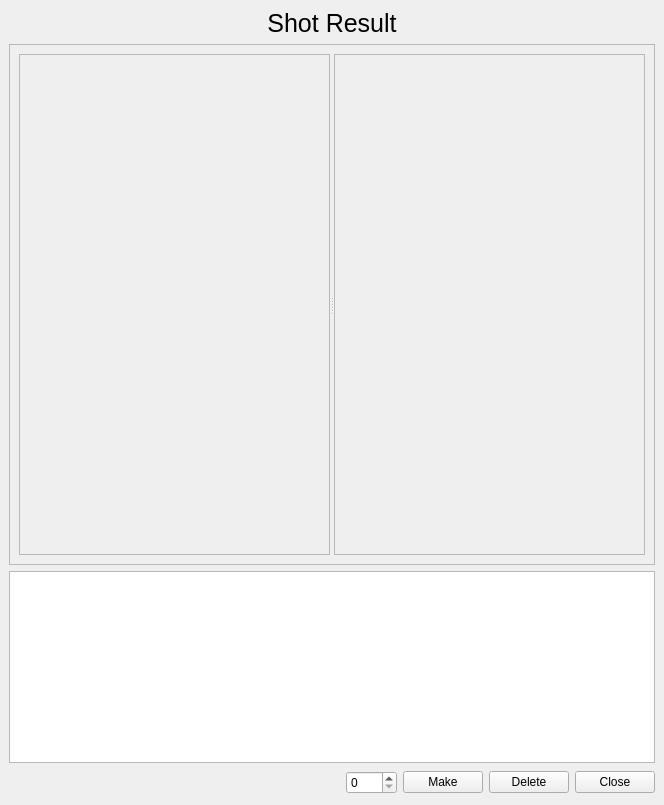
<ui version="4.0" >
 <class>MainWindow</class>
 <widget class="QMainWindow" name="MainWindow" >
  <property name="geometry" >
   <rect>
    <x>0</x>
    <y>0</y>
    <width>664</width>
    <height>805</height>
   </rect>
  </property>
  <property name="windowTitle" >
   <string>MainWindow</string>
  </property>
  <widget class="QWidget" name="centralwidget" >
   <layout class="QGridLayout" >
    <item row="0" column="0" colspan="5" >
     <widget class="QLabel" name="label_4" >
      <property name="sizePolicy" >
       <sizepolicy vsizetype="Fixed" hsizetype="Preferred" >
        <horstretch>0</horstretch>
        <verstretch>0</verstretch>
       </sizepolicy>
      </property>
      <property name="font" >
       <font>
        <pointsize>19</pointsize>
       </font>
      </property>
      <property name="text" >
       <string>Shot Result</string>
      </property>
      <property name="alignment" >
       <set>Qt::AlignCenter</set>
      </property>
     </widget>
    </item>
    <item row="1" column="0" colspan="5" >
     <widget class="QFrame" name="frame" >
      <property name="frameShape" >
       <enum>QFrame::StyledPanel</enum>
      </property>
      <property name="frameShadow" >
       <enum>QFrame::Raised</enum>
      </property>
      <layout class="QGridLayout" >
       <item row="0" column="0" >
        <widget class="QSplitter" name="splitter_2" >
         <property name="orientation" >
          <enum>Qt::Horizontal</enum>
         </property>
         <widget class="QLabel" name="label" >
          <property name="sizePolicy" >
           <sizepolicy vsizetype="Expanding" hsizetype="Expanding" >
            <horstretch>0</horstretch>
            <verstretch>0</verstretch>
           </sizepolicy>
          </property>
          <property name="frameShape" >
           <enum>QFrame::StyledPanel</enum>
          </property>
          <property name="text" >
           <string/>
          </property>
         </widget>
         <widget class="QLabel" name="label_2" >
          <property name="sizePolicy" >
           <sizepolicy vsizetype="Expanding" hsizetype="Expanding" >
            <horstretch>0</horstretch>
            <verstretch>0</verstretch>
           </sizepolicy>
          </property>
          <property name="frameShape" >
           <enum>QFrame::StyledPanel</enum>
          </property>
          <property name="text" >
           <string/>
          </property>
         </widget>
        </widget>
       </item>
      </layout>
     </widget>
    </item>
    <item row="2" column="0" colspan="5" >
     <widget class="QTableWidget" name="tableWidget_3" >
      <property name="sizePolicy" >
       <sizepolicy vsizetype="Fixed" hsizetype="Preferred" >
        <horstretch>0</horstretch>
        <verstretch>0</verstretch>
       </sizepolicy>
      </property>
     </widget>
    </item>
    <item row="3" column="0" >
     <spacer>
      <property name="orientation" >
       <enum>Qt::Horizontal</enum>
      </property>
      <property name="sizeType" >
       <enum>QSizePolicy::Preferred</enum>
      </property>
      <property name="sizeHint" >
       <size>
        <width>331</width>
        <height>27</height>
       </size>
      </property>
     </spacer>
    </item>
    <item row="3" column="1" >
     <widget class="QSpinBox" name="spinBox_2" />
    </item>
    <item row="3" column="2" >
     <widget class="QPushButton" name="pbModify_2" >
      <property name="text" >
       <string>Make</string>
      </property>
     </widget>
    </item>
    <item row="3" column="3" >
     <widget class="QPushButton" name="pbDelete_2" >
      <property name="text" >
       <string>Delete</string>
      </property>
     </widget>
    </item>
    <item row="3" column="4" >
     <widget class="QPushButton" name="pbClose_2" >
      <property name="text" >
       <string>Close</string>
      </property>
     </widget>
    </item>
   </layout>
  </widget>
 </widget>
 <resources/>
 <connections/>
</ui>
